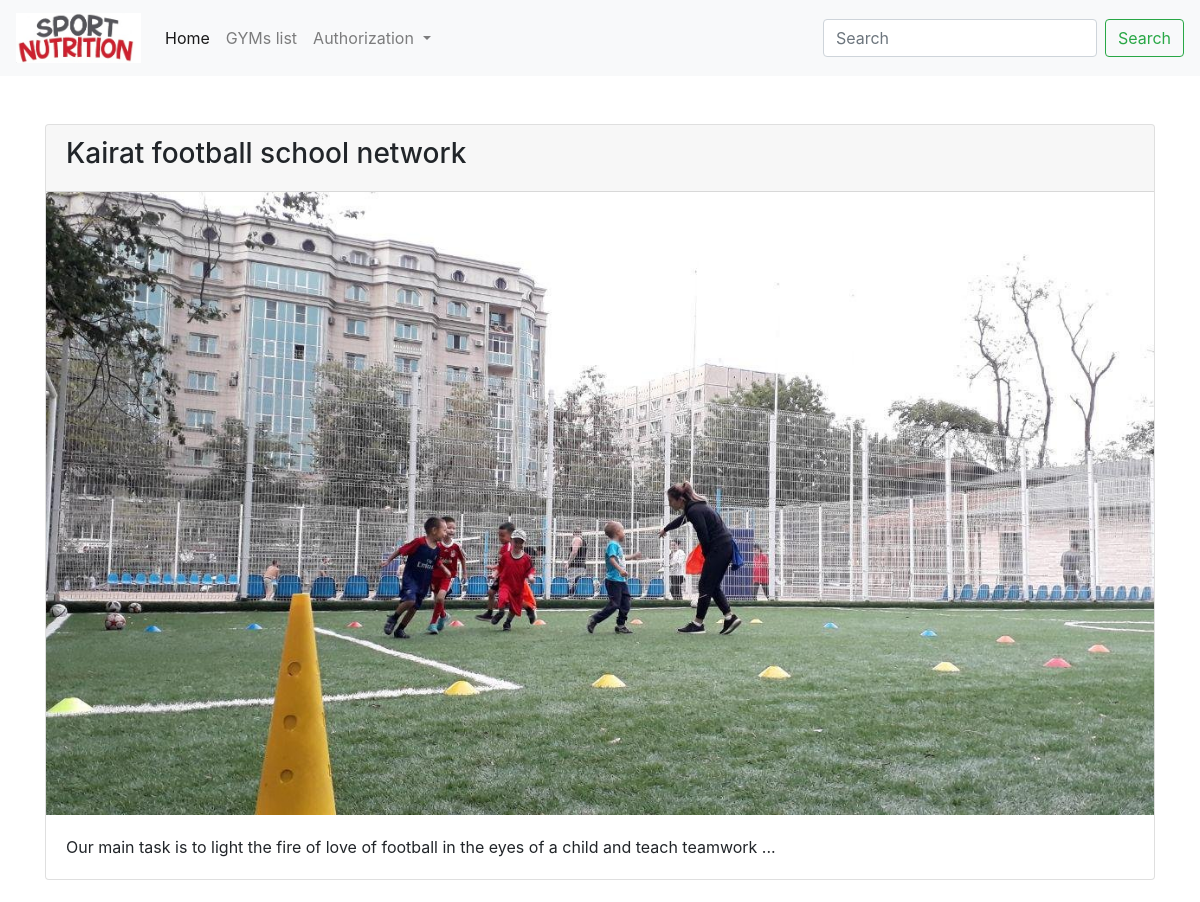
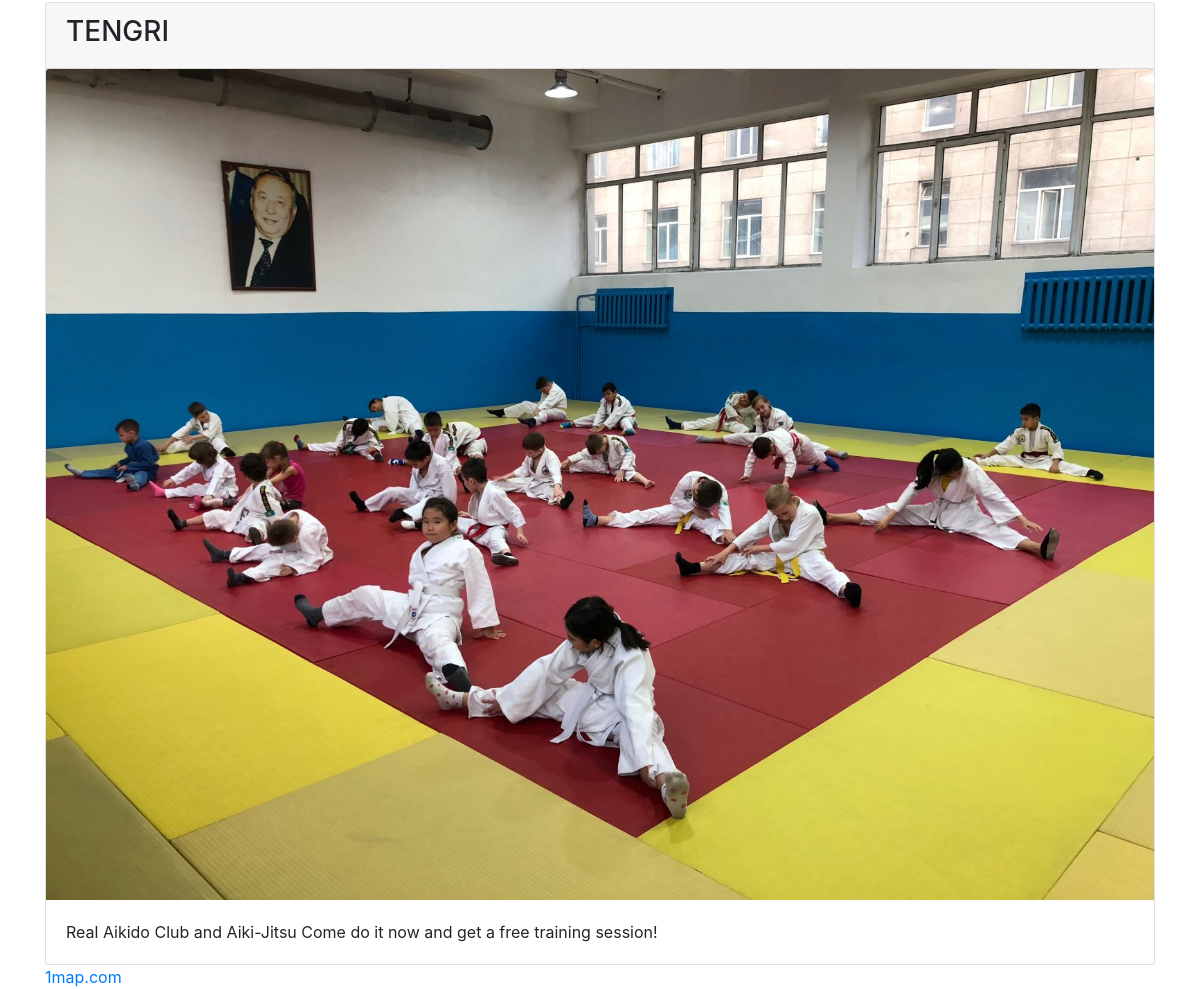
The page / on the database its author committed (2 pictures, top to bottom).
### sport_app/models.py (models this page shows, shortened)
class SportSection(models.Model):
    name = models.TextField()
    info = models.TextField()
    price = models.IntegerField()
    img = models.ImageField(upload_to='C:/Users/minot/PycharmProjects/sport/static/img', blank=True)

### sport_app/views.py (the view)
# urls.py: path('', views.index, name='index'),
def index(request):
    o = get_list_or_404(SportSection.objects)
    return render(request, 'index.html', {"sport_section": o})

### sport_app/templates/index.html (shortened to what this page needs)
<!DOCTYPE html>
<link rel="stylesheet" href="https://stackpath.bootstrapcdn.com/bootstrap/4.3.1/css/bootstrap.min.css"
>
<link rel="stylesheet" type="text/css" href="../../static/css/index.css">
<html lang="en">
<head>
</head>
<body>
<nav class="navbar navbar-expand-lg navbar-light bg-light">
    <a class="navbar-brand" href="#"><img src="../../static/Logo.jpg" height="50"></a>
    <div class="collapse navbar-collapse" id="navbarSupportedContent">
        <ul class="navbar-nav mr-auto">
            <li class="nav-item active">
                <a class="nav-link" href="">Home <span class="sr-only">(current)</span></a>
            </li>
            <li class="nav-item">
                <a class="nav-link" href="#">GYMs list</a>
            </li>
            <li class="nav-item dropdown">
                <a class="nav-link dropdown-toggle" href="#" id="navbarDropdown" role="button" data-toggle="dropdown"
                   aria-haspopup="true" aria-expanded="true">
                    Authorization
                </a>
            </li>
        </ul>
        <form class="form-inline my-2 my-lg-0">
            <input class="form-control mr-sm-2" type="search" placeholder="Search" aria-label="Search">
            <button class="btn btn-outline-success my-2 my-sm-0" type="submit">Search</button>
        </form>
    </div>
</nav>
<div class="container">
    <br>
    {% for i in sport_section %}
        <br>
        <div class="">
            <div class="card">
                <div class="card-header">
                    <h3 class="center">{{ i.name }}</h3>
                </div>
                <div class="row">
                    <div class="container"><img src="../static/img/{{ i.img.name }}" alt="" class="card-img-top"
                                                width="80%" height="100%"></div>
                </div>
                <div class="card-body"><p class="card-text">{{ i.info }}</p></div>
            </div>
        </div>
    {% endfor %}
    <div id="wrapper-9cd199b9cc5410cd3b1ad21cab2e54d3">
        <a href="https://1map.com/map-embed?embed_id=104947">1map.com</a></div>
</div>
</body>
</html>

### rows shown on the page
SportSection: name "Kairat football school network", img.name (picture), info "Our main task is to light the fire of love of football in the eyes of a child and teach teamwork ..."
SportSection: name "TENGRI", img.name (picture), info "Real Aikido Club and Aiki-Jitsu Come do it now and get a free training session!"
